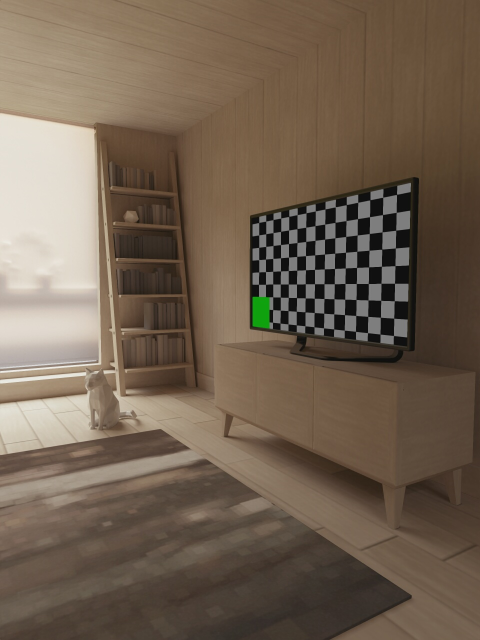
#> input picture API/images/01c94e2f-d44a-4fec-a1f2-e1007a2060ed3300255955000076340.jpg, 960 x 1280 px (shown at 1/2 size)
$ python color-norm.py --image images/01c94e2f-d44a-4fec-a1f2-e1007a2060ed3300255955000076340.jpg --width 1.0   (older library calls are emulated)
#> lines starting #> are read from the running program, lines starting #| are printed output that depends on the picture; after the words box and inside, x2 and y2 are one past the last pixel; in counts of white or black regions, pixels touching at a corner belong together; long printed decimals are rounded
from scipy.spatial import distance as dist
from imutils import perspective
from imutils import contours
import argparse
import numpy as np
import pandas as pd
import imutils
import cv2
import math
from matplotlib import pyplot as plt
from collections import Counter
from PIL import Image

font = cv2.FONT_HERSHEY_COMPLEX


def midpoint(ptA, ptB):
    return ((ptA[0] + ptB[0]) * 0.5, (ptA[1] + ptB[1]) * 0.5)


def show_image(title, image, destroy_all=True):
    cv2.imshow(title, image)
    cv2.waitKey(0)
    if destroy_all:
        cv2.destroyAllWindows()


index = ["color", "color_name", "hex", "R", "G", "B"]
csv = pd.read_csv('color-norm.csv', names=index, header=None)
#> (reads API/color-norm.csv from the repository)

# function to calculate minimum distance from all colors and get the most matching color

r = g = b = 0


def getColorName(R, G, B):
    minimum = 10000
    for i in range(len(csv)):
        d = abs(R - int(csv.loc[i, "R"])) + abs(G -int(csv.loc[i, "G"])) + abs(B - int(csv.loc[i, "B"]))
        if(d <= minimum):
            minimum = d
            cname = csv.loc[i, "color_name"]
    return cname

def convertRGB(x, y, image):
    global b, g, r
    b, g, r = image[y, x]
    # print("BGR",b,g,r)
    b = int(b)
    g = int(g)
    r = int(r)

def convertScale(img, alpha, beta):
    new_img = img * alpha + beta
    new_img[new_img < 0] = 0
    new_img[new_img > 255] = 255
    return new_img.astype(np.uint8)

def most_frequent(List):
    counter = 0
    num = List[0]

    for i in List:
        curr_frequency = List.count(i)
        if(curr_frequency> counter):
            counter = curr_frequency
            num = i

    return num

# Automatic brightness and contrast optimization with optional histogram clipping
def automatic_brightness_and_contrast(image, clip_hist_percent=25):
    gray = cv2.cvtColor(image, cv2.COLOR_BGR2GRAY)

    # Calculate grayscale histogram
    hist = cv2.calcHist([gray],[0],None,[256],[0,256])
    hist_size = len(hist)

    # Calculate cumulative distribution from the histogram
    accumulator = []
    accumulator.append(float(hist[0]))
    for index in range(1, hist_size):
        accumulator.append(accumulator[index -1] + float(hist[index]))

    # Locate points to clip
    maximum = accumulator[-1]
    clip_hist_percent *= (maximum/100.0)
    clip_hist_percent /= 2.0

    # Locate left cut
    minimum_gray = 0
    while accumulator[minimum_gray] < clip_hist_percent:
        minimum_gray += 1

    # Locate right cut
    maximum_gray = hist_size -1
    while accumulator[maximum_gray] >= (maximum - clip_hist_percent):
        maximum_gray -= 1

    # Calculate alpha and beta values
    alpha = 255 / (maximum_gray - minimum_gray)
    beta = -minimum_gray * alpha

    new_hist = cv2.calcHist([gray],[0],None,[256],[minimum_gray,maximum_gray])
    plt.plot(hist)
    plt.plot(new_hist)
    plt.xlim([0,256])
    plt.show()

    auto_result = convertScale(image, alpha=alpha, beta=beta)
    return (auto_result, alpha, beta)

def img_estim(img, thrshld):
    is_light = np.mean(img) > thrshld
    return 'light' if is_light else 'dark'

# failed transparent image -> check transparent_image.png / New.png
def convertImage(image):
    # img = image

    img = Image.fromarray(image)
    # im.save("your_file.jpeg")
    img = img.convert("RGBA")

    datas = img.getdata()

    newData = []

    for item in datas:
        if item[0] == 255 and item[1] == 255 and item[2] == 255:
            newData.append((255, 255, 255, 0))
        else:
            newData.append(item)

    img.putdata(newData)
    img.save("./transparent_image.png", "PNG")
    # show_image('transparent_imgage', img)

    print("Successful")


ap = argparse.ArgumentParser()
ap.add_argument("-i", "--image", required=True, help="path to the input image")
ap.add_argument("-w", "--width", type=float, required=True,
                help="width of the left-most object in the image (in inches)")
args = vars(ap.parse_args())

#image = cv2.imread(args["image"])

resized = cv2.imread(args["image"])
#> resized is the input picture: shape (1280, 960, 3); mean B, G, R 81.4, 97.7, 113.8
scaledper = 20
width = int(resized.shape[1]*scaledper/100)
#> width = 192
height = int(resized.shape[0]*scaledper/100)
#> height = 256
dim = (width, height)
#> dim = (192, 256)
if resized.shape[1] > 1000:
    image = cv2.resize(resized, dim, interpolation=cv2.INTER_AREA)
else:
    image = cv2.imread(args["image"])

original_image = image

gray = cv2.cvtColor(image, cv2.COLOR_BGR2GRAY)
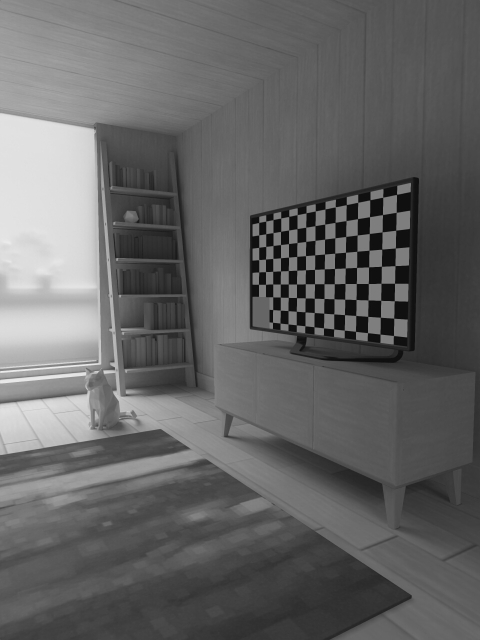
#> gray: shape (1280, 960) (shown at 1/2 size); min 8, max 238, mean 100.6
gray = cv2.GaussianBlur(gray, (7, 7), 0)
#show_image("GuassianBlur", gray, True)


edged = cv2.Canny(gray, 50, 100)
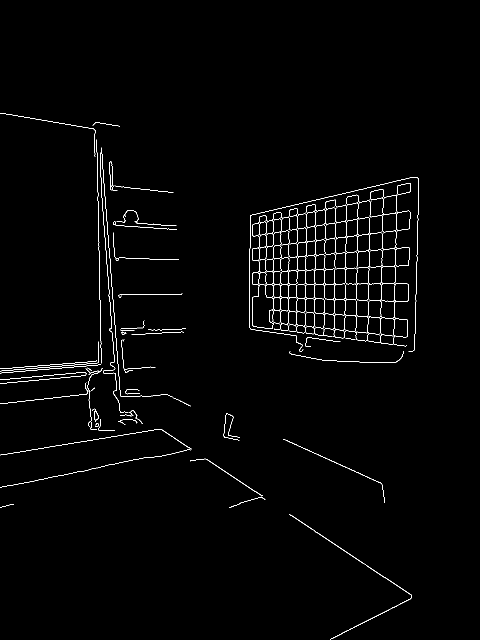
#> edged: shape (1280, 960) (shown at 1/2 size); 1.3% white in thin lines or dots, all inside (x1, y1, x2, y2) = (0, 226, 838, 1280)
#show_image("Edged", edged, False)
edged = cv2.dilate(edged, None, iterations=1)
#> edged: shape (1280, 960); 4.2% white; 25 white regions, largest, box (x1, y1, x2, y2) and area: (504, 365, 823, 694) 23109, (0, 225, 207, 861) 5720, (199, 294, 383, 849) 4363
edged = cv2.erode(edged, None, iterations=1)
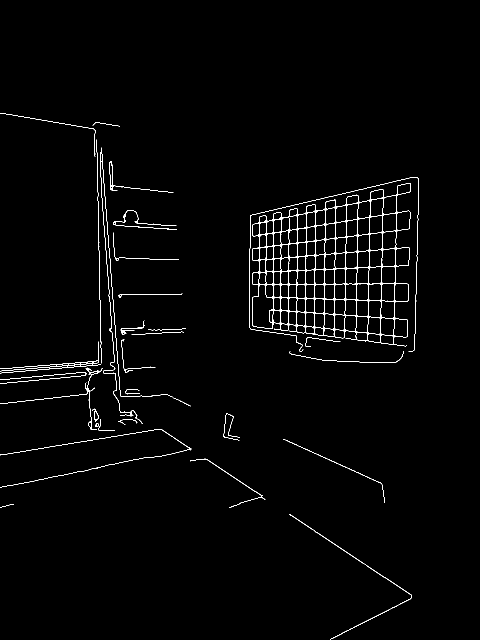
#> edged: shape (1280, 960) (shown at 1/2 size); 1.5% white in thin lines or dots, all inside (x1, y1, x2, y2) = (0, 226, 838, 1280)
show_image("erode and dilate", edged, True)

cnts = cv2.findContours(edged, cv2.RETR_EXTERNAL, cv2.CHAIN_APPROX_SIMPLE)
#> cnts = 32 contours, 16 with area under 20; largest, box (x1, y1, x2, y2) and area: (505, 366, 822, 693) 76494, (0, 683, 202, 747) 676, (218, 322, 347, 386) 266, (579, 1028, 824, 1280) 219, (200, 295, 382, 848) 176
cnts = imutils.grab_contours(cnts)

(cnts, _) = contours.sort_contours(cnts)
pixelPerMetric = None


# [41 lines of commented-out code are left out]
gray = cv2.cvtColor(original_image, cv2.COLOR_BGR2GRAY)

# threshold input image using otsu thresholding as mask and refine with morphology
ret, mask = cv2.threshold(gray, 0, 255, cv2.THRESH_BINARY+cv2.THRESH_OTSU)
#> mask: shape (1280, 960); 17.1% white; 156 white regions (132 under 20 px), largest, box (x1, y1, x2, y2) and area: (0, 19, 287, 910) 173157, (0, 310, 490, 1004) 29565, (0, 0, 217, 72) 4327
#> ret = 133
kernel = np.ones((9,9), np.uint8)
mask = cv2.morphologyEx(mask, cv2.MORPH_CLOSE, kernel)
#> mask: shape (1280, 960); 17.9% white; 34 white regions (25 under 20 px), largest, box (x1, y1, x2, y2) and area: (0, 0, 497, 1013) 219180, (449, 657, 487, 687) 786, (242, 657, 273, 670) 151
mask = cv2.morphologyEx(mask, cv2.MORPH_OPEN, kernel)
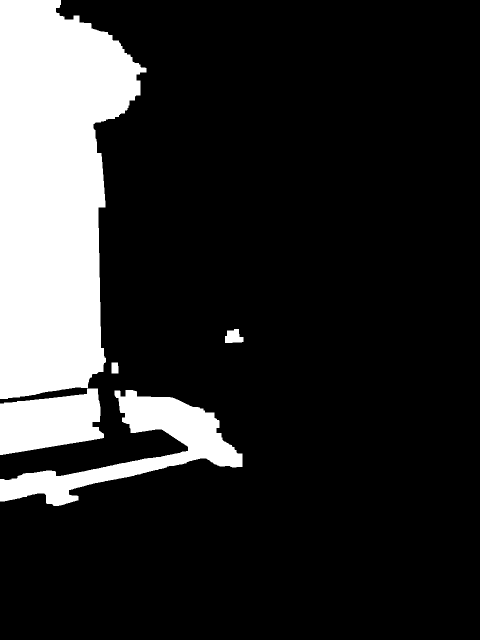
#> mask: shape (1280, 960) (shown at 1/2 size); 17.6% white; 5 white regions, box (x1, y1, x2, y2) and area: (0, 0, 293, 798) 163995, (0, 780, 485, 1012) 31889, (0, 777, 208, 910) 19700, (450, 658, 487, 686) 775, (223, 725, 237, 747) 301

# put mask into alpha channel of result
result = original_image.copy()
result = cv2.cvtColor(result, cv2.COLOR_BGR2BGRA)
result[:, :, 3] = mask


# save resulting masked image
cv2.imwrite('new_masked.png', result)


auto_result, alpha, beta = automatic_brightness_and_contrast(image)
#> in automatic_brightness_and_contrast, `hist = cv2.calcHist([gray],[0],None,[256],[0,256])`: hist = 256 values, max 28247 at index 126, min 0 at index 0, mean 4800
#> in automatic_brightness_and_contrast, `hist_size = len(hist)`: hist_size = 256
#> after the loop in automatic_brightness_and_contrast, `for index in range(1, hist_size):`: accumulator = 256 values from 0 to 1228800
#> in automatic_brightness_and_contrast, `maximum = accumulator[-1]`: maximum = 1228800
#> in automatic_brightness_and_contrast, `clip_hist_percent *= (maximum/100.0)`: clip_hist_percent = 307200
#> in automatic_brightness_and_contrast, `clip_hist_percent /= 2.0`: clip_hist_percent = 153600
#> the loop in automatic_brightness_and_contrast, `while accumulator[minimum_gray] < clip_hist_percent:` made 56 passes
#> after the loop in automatic_brightness_and_contrast, `while accumulator[minimum_gray] < clip_hist_percent:`: minimum_gray = 56
#> in automatic_brightness_and_contrast, `maximum_gray = hist_size -1`: maximum_gray = 255
#> the loop in automatic_brightness_and_contrast, `while accumulator[maximum_gray] >= (maximum - clip_hist_percent):` made 104 passes
#> maximum_gray on passes 1 to 12: 254, 253, 252, 251, 250, 249, 248, 247, 246, 245, 244, 243
#> after the loop in automatic_brightness_and_contrast, `while accumulator[maximum_gray] >= (maximum - clip_hist_percent):`: maximum_gray = 151
#> in automatic_brightness_and_contrast, `alpha = 255 / (maximum_gray - minimum_gray)`: alpha = 2.68
#> in automatic_brightness_and_contrast, `beta = -minimum_gray * alpha`: beta = -150.3
#> in automatic_brightness_and_contrast, `new_hist = cv2.calcHist([gray],[0],None,[256],[minimum_gray,maximum_gr..`: new_hist = 256 values, max 28247 at index 188, min 0 at index 1, mean 3602.1
#> in automatic_brightness_and_contrast, `plt.show()`:
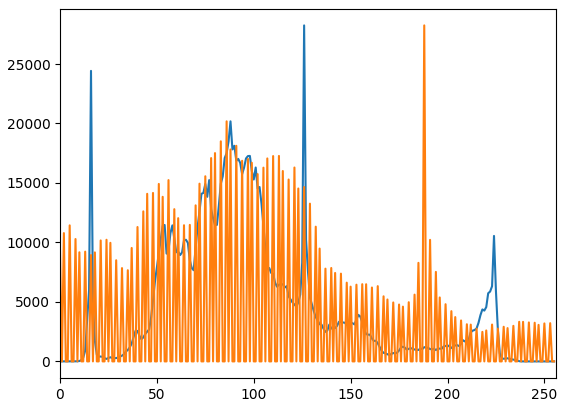
#> figure drawn by matplotlib, 1 panel; curve peaks at x = 126, y = 28247; curve peaks at x = 188, y = 28247
#> in convertScale, `new_img[new_img < 0] = 0`:
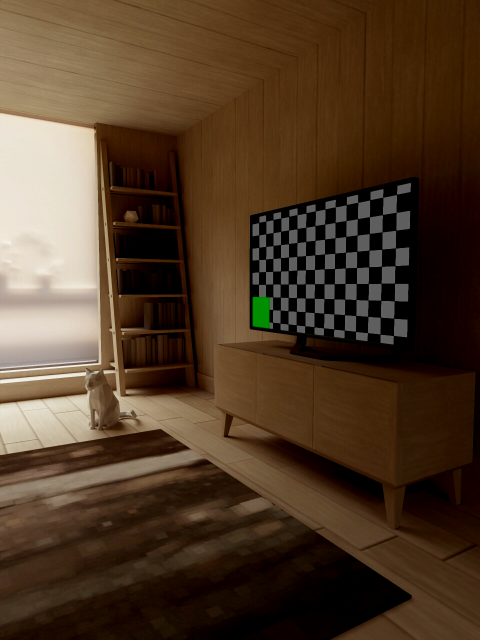
#> new_img: shape (1280, 960, 3) float64 (shown at 1/2 size); mean B, G, R 79.8, 118.2, 159.7; drawn with min black and max white
#> in convertScale, `new_img[new_img > 255] = 255`:
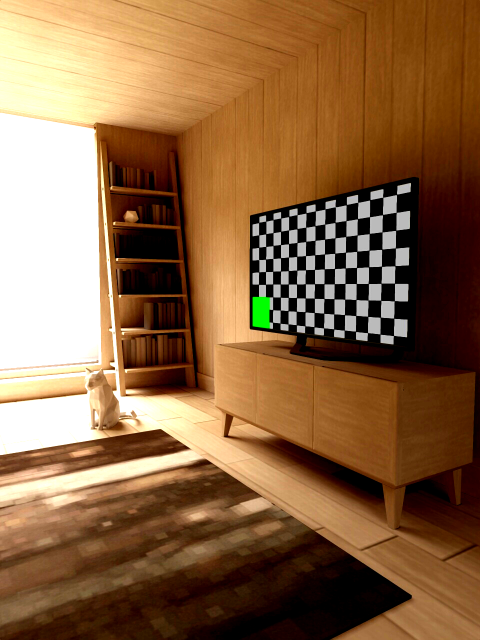
#> new_img: shape (1280, 960, 3) float64 (shown at 1/2 size); mean B, G, R 68.3, 103, 140.1
#> alpha = 2.68; beta = -150.3
print('alpha', alpha)
#| alpha 2.684
print('beta', beta)
#| beta -150.316
cv2.imshow('auto_result', auto_result)
cv2.imwrite('auto_result.png', auto_result)
# cv2.imshow('result', result)
# cv2.imshow('original',original_image)
*_, alpha = cv2.split(result)
gray_layer = cv2.cvtColor(result, cv2.COLOR_BGR2GRAY)
dst = cv2.merge((gray_layer, gray_layer, gray_layer, alpha))
cv2.imwrite("result.png", dst)
cv2.imshow("rr",dst)
cv2.imshow('image', image)
cv2.waitKey()

#check brightness
print(img_estim(result, 127))
#> in img_estim, `is_light = np.mean(img) > thrshld`: is_light = False
#| dark

count = 0
for c in cnts:
    if cv2.contourArea(c) < 100:
        continue
    count += 1

    orig = image.copy()
    box = cv2.minAreaRect(c)
    box = cv2.cv.BoxPoints(box) if imutils.is_cv2() else cv2.boxPoints(box)
    box = np.array(box, dtype="int")
    box = perspective.order_points(box)
    cv2.drawContours(orig, [box.astype("int")], -1, (0, 255, 0), 2)

    for (x, y) in box:
        cv2.circle(orig, (int(x), int(y)), 5, (0, 0, 255), -1)

    (tl, tr, br, bl) = box
    (tltrX, tltrY) = midpoint(tl, tr)
    (blbrX, blbrY) = midpoint(bl, br)
    (tlblX, tlblY) = midpoint(tl, bl)
    (trbrX, trbrY) = midpoint(tr, br)

    cv2.circle(orig, (int(tltrX), int(tltrY)), 5, (255, 0, 0), -1)
    cv2.circle(orig, (int(blbrX), int(blbrY)), 5, (255, 0, 0), -1)
    cv2.circle(orig, (int(tlblX), int(tlblY)), 5, (255, 0, 0), -1)
    cv2.circle(orig, (int(trbrX), int(trbrY)), 5, (255, 0, 0), -1)

    cv2.line(orig, (int(tltrX), int(tltrY)),
             (int(blbrX), int(blbrY)), (255, 0, 255), 2)
    cv2.line(orig, (int(tlblX), int(tlblY)),
             (int(trbrX), int(trbrY)), (255, 0, 255), 2)

    dA = dist.euclidean((tltrX, tltrY), (blbrX, blbrY))
    dB = dist.euclidean((tlblX, tlblY), (trbrX, trbrY))

    if pixelPerMetric is None:
        pixelPerMetric = dB / args["width"]

    dimA = dA / pixelPerMetric
    dimB = dB / pixelPerMetric

    ##################
    # extreme point
    orig1 = image.copy()
    c1 = max(c, key=cv2.contourArea)

    # determine the most extreme points along the contour
    extLeft = tuple(c[c[:, :, 0].argmin()][0])
    extRight = tuple(c[c[:, :, 0].argmax()][0])
    extTop = tuple(c[c[:, :, 1].argmin()][0])
    extBot = tuple(c[c[:, :, 1].argmax()][0])

    # draw the outline of the object, then draw each of the
    # extreme points, where the left-most is red, right-most
    # is green, top-most is blue, and bottom-most is teal
    cv2.drawContours(orig, [c], -1, (0, 255, 255), 2)
    cv2.circle(orig, extLeft, 8, (0, 0, 255), -1)
    cv2.circle(orig, extRight, 8, (0, 255, 0), -1)
    cv2.circle(orig, extTop, 8, (255, 0, 0), -1)
    cv2.circle(orig, extBot, 8, (255, 255, 0), -1)

    # show the output image
    cv2.imshow("Image", orig1)

    ####################
    ####################

    cv2.putText(orig, "{:.2f}in".format(dimA), (int(
        tltrX - 15), int(tltrY - 10)), cv2.FONT_HERSHEY_SIMPLEX, 0.6, (255, 255, 255), 1)
    cv2.putText(orig, "{:.2f}in".format(dimB), (int(
        trbrX + 10), int(trbrY)), cv2.FONT_HERSHEY_SIMPLEX, 0.6, (255, 255, 255), 1)
    print("Dimension:", round(dimA,3), " x ", round(dimB,3))

    # below is shape detection
    approx = cv2.approxPolyDP(c, 0.01*cv2.arcLength(c, True), True)
    cv2.drawContours(image, [approx], 0, (0), 5)
    x = approx.ravel()[0]
    y = approx.ravel()[1]

    (mx, my) = midpoint(midpoint(bl, br), midpoint(tl, tr))

    RGBarray = []

    (tlX, tlY) = tl
    (trX, trY) = tr
    (blX, blY) = bl

    tlX_trX = (trX - tlX)/15
    tlY_trY = (trY - tlY)/15

    tlX_blX = (blX - tlX)/15
    tlY_blY = (blY - tlY)/15

    #color get more point
    for tl_bl in range(1, 15, 1):

        check_X = tlX + tl_bl * tlX_blX
        check_Y = tlY + tl_bl * tlY_blY
        for tl_tr in range(1, 15, 1):
            now = ((check_X + (tl_tr * tlX_trX)), (check_Y + (tl_tr * tlY_trY)))
            if cv2.pointPolygonTest(c, now, False) == 1:
                RGBarray.append(((check_X + (tl_tr * tlX_trX)), (check_Y + (tl_tr * tlY_trY))))

    color_list = []
    for point in RGBarray:
        convertRGB(int(point[0]), int(point[1]), image)

        text = getColorName(r, g, b) # + ' R=' + str(r) + ' G=' + str(g) + ' B=' + str(b)
        color_list.append(text)
        #print(text)

    one_color_list = Counter(color_list)
    print(one_color_list)


#> (the run stopped early here; a loop or call above may not have finished)
